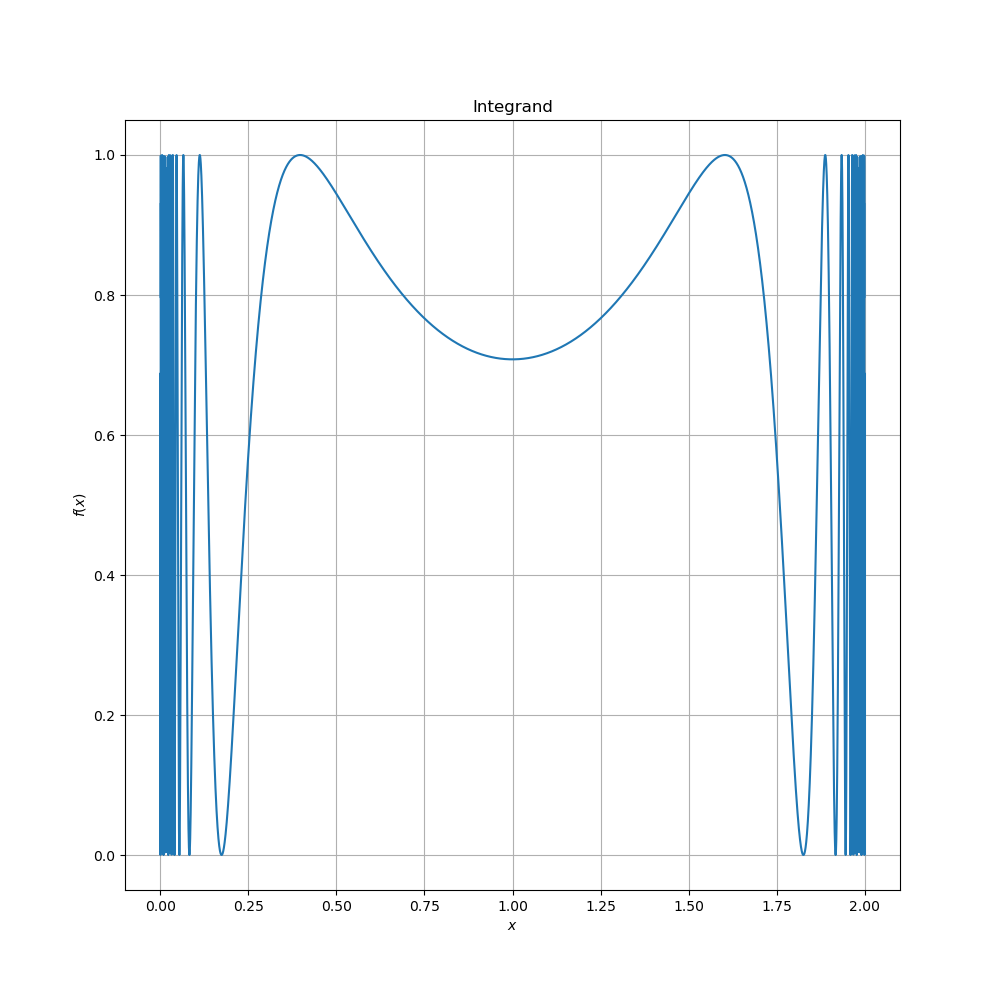

Reproduce this figure in Python.

import numpy as np
import matplotlib.pyplot as plt

N = int(1e4)
x = np.linspace(0,2,N)
def func(x):
    return (np.sin(1/(x*(2-x))))**2
f = func(x)

plt.figure(figsize=(10,10))
plt.plot(x,f)
plt.title(r'Integrand')
plt.xlabel(r'$x$')
plt.ylabel(r'$f(x)$')
plt.grid()
plt.savefig('Ques4/Q4.png')
plt.show()

x = np.random.uniform(0,2,size = N)
y = np.random.uniform(0,1,size = N)
Area = 2
I = np.count_nonzero(y<f)*Area/N
e = np.sqrt(I*(Area-I)/N)
print('The value of the integral through Monte Carlo Hit-Miss Algorithm is {} and the error is {}'.format(I,e))

f = func(x)
I = (2/N)*np.sum(f)
variance = (1/N)*np.sum(func(x)**2)-(I/2)**2
error = (2.-0.)*np.sqrt(variance/N)
print('The value of the integral through Monte Carlo Mean Value Algorithm is {} and the error is {}'.format(I,e))
